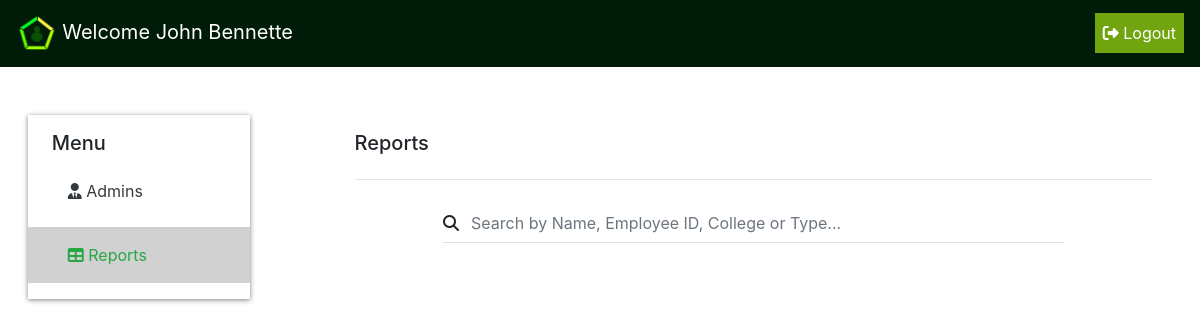
The app's page /user_hr/reports.php (signed in), older data.
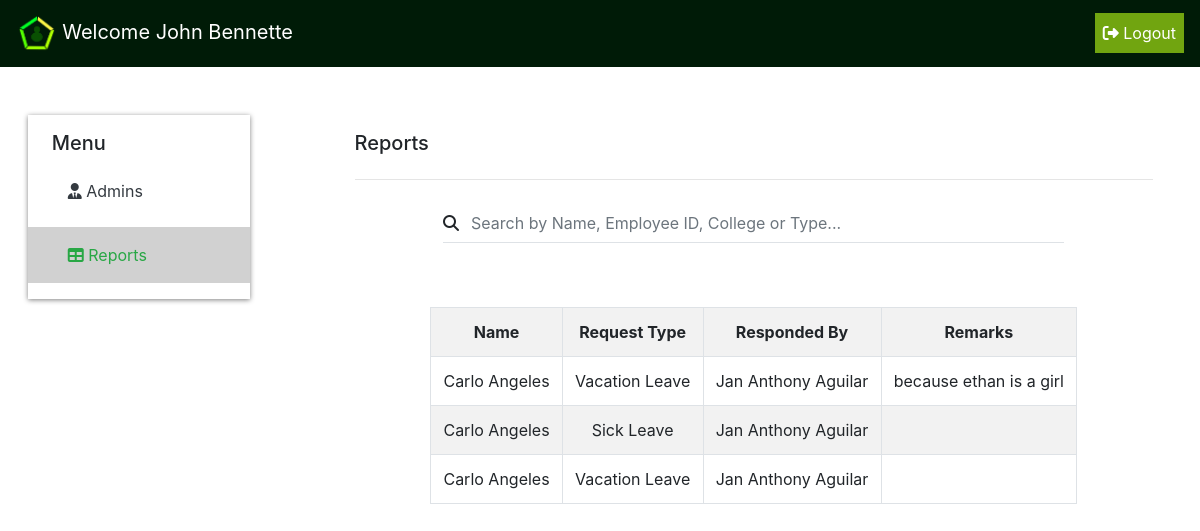
The same page, newer data.
### tables this page shows
CREATE TABLE `tbl_emp_info` (
  `id` int(11) NOT NULL,
  `emp_id` int(45) DEFAULT NULL,
  `is_active` tinyint(4) DEFAULT NULL,
  `last_name` varchar(135) DEFAULT NULL,
  `first_name` varchar(135) DEFAULT NULL,
  `middle_name` varchar(135) DEFAULT NULL,
  `extension_name` varchar(135) DEFAULT NULL,
  `email_add` varchar(135) DEFAULT NULL,
  `dept_code` int(10) DEFAULT NULL,
  `position_code` int(10) DEFAULT NULL,
  `branch_code` int(10) DEFAULT NULL,
  `vl_bal` int(10) DEFAULT NULL,
  `sl_bal` int(10) DEFAULT NULL,
  `paternity_bal` int(10) DEFAULT NULL,
  `maternity_bal` int(10) DEFAULT NULL,
  `college_code` int(11) DEFAULT NULL
);

CREATE TABLE `leaverequest` (
  `leaverequestID` int(11) NOT NULL,
  `date_requested` date NOT NULL,
  `leaverequestType` varchar(100) NOT NULL,
  `leaverequestLocation` varchar(200) NOT NULL,
  `leaverequestNoOfDays` int(10) NOT NULL,
  `leaverequestStartDate` date NOT NULL,
  `leaverequestEndDate` date NOT NULL,
  `leaverequestCommutation` varchar(100) NOT NULL,
  `emp_id` varchar(40) NOT NULL,
  `leaverequestEmployeeName` varchar(500) NOT NULL,
  `emp_supervisor` varchar(500) NOT NULL,
  `emp_supervisor_response` varchar(50) NOT NULL,
  `emp_supervisor_remarks` varchar(500) DEFAULT NULL,
  `hr_status` varchar(15) NOT NULL,
  `hr_remarks` varchar(500) DEFAULT NULL,
  `respondedby_hr` varchar(40) DEFAULT NULL
);

### user_hr/reports.php (the view, shortened to what this page needs)
<?php
    include_once('../connection.php');
    if(empty($_SESSION['ID_No'])){
        header("Location: ../index.php");
    }else{
        $ID_No = $_SESSION['ID_No'];
        $accountquery = "Select * from tbl_emp_info where emp_id = '$ID_No'";
        $result = mysqli_query($connection,$accountquery);
        $row = mysqli_fetch_array($result);
        if($row['emp_id'] == $ID_No){
            $firstName = $row['first_name'];
        }
    }
?>
<!DOCTYPE html>
<html lang="en">
<head>
    <?php include('css/bootstrap.php');?>
</head>
<body>
    <header>
        <?php include('nav.php');?>
    </header>
    <section id="wrapper">
        <div class="row">
        <div class="side-bar col-xl-3 col-lg-4">
                <div class="sb py-3 mt-5">
                    <h5 class="ml-4">Menu</h5>
                    <a name="link" href="admins.php">
                        <div class="side-link text-dark p-3 mt-2">
                            <i class="fas fa-user-tie ml-4"></i>
                            Admins
                        </div>
                    </a>
                    <a name="link" href="reports.php">
                        <div class="side-link-active text-success p-3 mt-2">
                            <i class="fas fa-table ml-4"></i>
                            Reports
                        </div>
                    </a>
                </div>
            </div>
            <div class="content col-xl-9 col-lg-8 overflow-hidden">
                <div class="container">
                    <div class="d-container mb-0 jumbotron bg-transparent">
                        <h5>Reports</h5>
                        <hr class="my-4">
                        <div class="row justify-content-center">
                            <div class="row input-group border-bottom w-75 justify-content-center align-items-center">
                                <i class="fa fa-search"></i>
                                <input type="text" name="search" id="search_text" class="p-2 form-control mx-1 border-0" placeholder="Search by Name, Employee ID, College or Type...">
                            </div>
                        </div>
                    </div>
                    <div class="text-center table-container table table-responsive d-block">
                    <?php
                    $reports_table_sql = "Select leaverequest.leaverequestEmployeeName, leaverequest.emp_supervisor_response, leaverequest.leaverequestType, leaverequest.emp_supervisor_remarks, tbl_emp_info.emp_id, CONCAT(tbl_emp_info.first_name,' ', tbl_emp_info.last_name) as emp_name from leaverequest INNER JOIN tbl_emp_info ON leaverequest.emp_supervisor = tbl_emp_info.emp_id where leaverequest.emp_supervisor_response <> 'Pending'";
                    $reports_table_result = mysqli_query($connection,$reports_table_sql);
                    if($reports_table_result -> num_rows > 0){?>
                        <table class="table table-bordered table-striped table-hover w-75 m-auto" id="table-data">
                            <tr>
                                <th>Name</th>
                                <th>Request Type</th>
                                <th>Responded By</th>
                                <th>Remarks</th>
                            </tr>
                            <?php while($row = $reports_table_result -> fetch_assoc()){?>
                                <tr>
                                <td><?=$row["leaverequestEmployeeName"]?></td>
                                <td><?=$row["leaverequestType"]?></td>
                                <td><?=$row["emp_name"]?></td>
                                <td><?=$row["emp_supervisor_remarks"]?></td>
                                </tr>
                            <?php }}?>
                        </table>
                    </div>
                </div>
            </div>
        </div>
    </section>
</body>
</html>

### user_hr/css/bootstrap.php (shortened to what this page needs)
<link rel="stylesheet" href="../bootstrap-4.3.1-dist/css/bootstrap.css">
<link rel="stylesheet" href="../bootstrap-4.3.1-dist/css/bootstrap.min.css">
<link rel="stylesheet" href="https://cdnjs.cloudflare.com/ajax/libs/font-awesome/4.7.0/css/font-awesome.min.css">

### user_hr/nav.php (shortened to what this page needs)
<nav class="navbar navbar-expand-lg navbar-dark">
    <a class="navbar-brand"><img src="../images/logohurk.png" alt=""> Welcome <?php echo $firstName;?></a>
    <div id="my-nav" class="collapse navbar-collapse">
        <ul class="navbar-nav w-100 justify-content-end">
            <li class="nav-item">
                <a class="nav-link text-white text-center" href="logout.php" tabindex="-1" aria-disabled="true">
                    <i class="fas fa-sign-out-alt"></i>
                    Logout
                </a>
            </li>
        </ul>
    </div>
</nav>

### user_hr/css/bootstrap.php (style rules this page uses)
html,body { overflow:hidden; }
a { text-decoration: none !important; }
.side-bar { display: block; }
.sb { margin:auto; width:80%; box-shadow: 0px 1px 5px grey; }
.side-link-active { background-color: #d1d1d1; }
.side-link { transition: 0.5s; }
html,body { overflow:auto; }
.table-container { height:40vh; overflow-y:auto; }
@media only screen and (min-width:992px) { html,body { overflow:hidden; } }

### user_hr/nav.php (style rules this page uses)
nav { background-color: #001B07; color: white; }
.nav-item { background-color: #71a510; }
.nav-link { text-decoration: none !important; }
img { width:10%; }

Row changes from the older to the newer data that the page shows:
now on this page (row edited): leaverequest: leaverequestEmployeeName "Carlo Angeles", leaverequestType "Vacation Leave", emp_name "Jan Anthony Aguilar", emp_supervisor_remarks "because ethan is a girl"
now on this page (row edited): leaverequest: leaverequestEmployeeName "Carlo Angeles", leaverequestType "Sick Leave", emp_name "Jan Anthony Aguilar"
now on this page (row edited): leaverequest: leaverequestEmployeeName "Carlo Angeles", leaverequestType "Vacation Leave", emp_name "Jan Anthony Aguilar"
Text that changed along with them:
text now shown: "Name Request Type Responded By Remarks"
